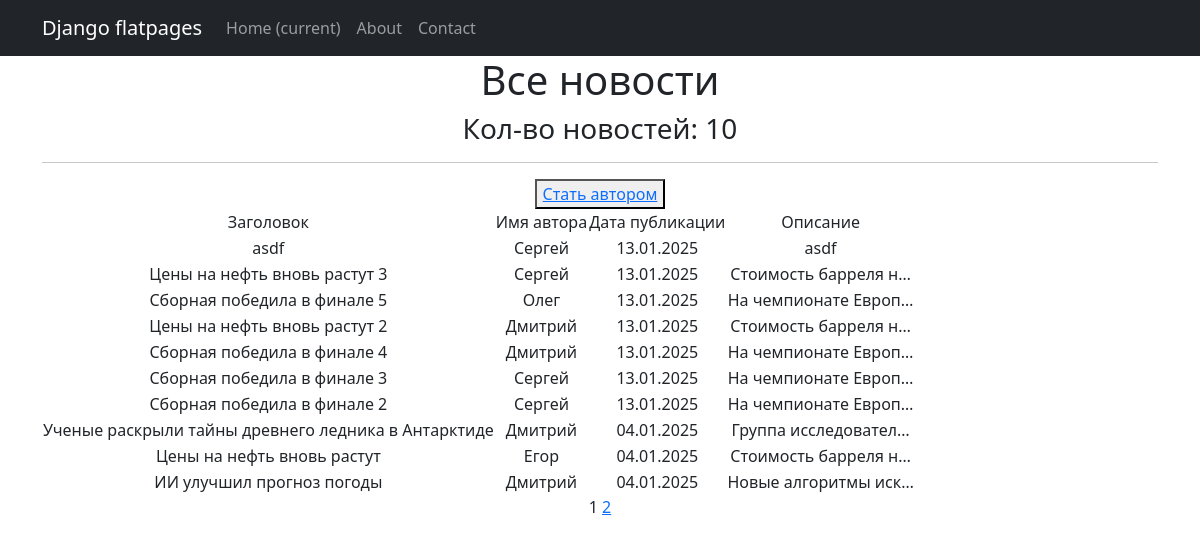
The page /news/ on the database as committed earlier.
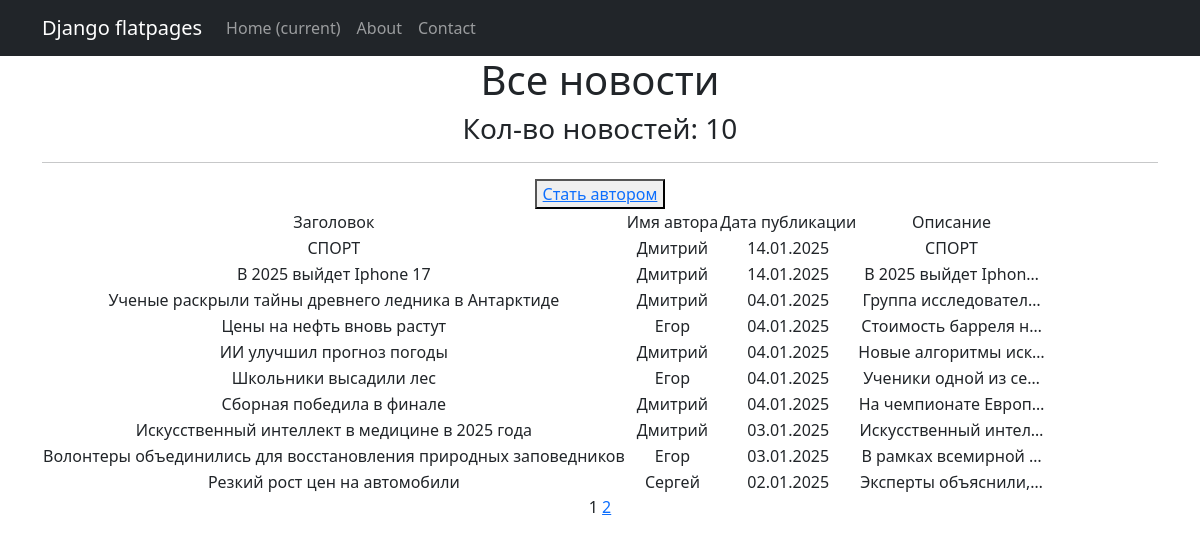
The same page on the database as committed later.
### models_app/models.py (models this page shows, shortened)
class Post(models.Model):
    ARTICLE = 'AR'
    NEWS = 'NW'
    POST_TYPE_CHOICES = [
        (ARTICLE, 'Article'),
        (NEWS, 'News'),
    ]
    author = models.ForeignKey(Author, on_delete=models.CASCADE, related_name='posts')
    post_type = models.CharField(max_length=2, choices=POST_TYPE_CHOICES, default=ARTICLE)
    created_at = models.DateTimeField(auto_now_add=True)
    categories = models.ManyToManyField(Category, related_name='posts')
    title = models.CharField(max_length=255)
    content = models.TextField()
    rating = models.IntegerField(default=0)

class Author(models.Model):
    user = models.OneToOneField(User, on_delete=models.CASCADE)
    rating = models.IntegerField(default=0)

### models_app/views.py (the view)
# urls.py: path('news/', NewsList.as_view(), name='news_list'),
class NewsList(ListView):
    model = Post
    queryset = Post.objects.filter(post_type='NW').order_by('-created_at')
    template_name = 'news_list.html'
    context_object_name = 'news_list'
    paginate_by = 10
    def get_context_data(self, **kwargs):
        context = super().get_context_data(**kwargs)
        context['is_not_premium'] = not self.request.user.groups.filter(name='authors').exists()
        return context

### models_app/templatetags/custom_filters.py (called while the page is built)
@register.filter()
def censor(string):
    bad_words = ["убийство", "фальсификация", "хакеры"]
    if not isinstance(string, str):
        raise ValueError("Фильтр 'censor' можно применять только к строкам.")
    cleaned_string = ''.join(char for char in string if char.isalnum() or char.isspace()) #очистка строки от спец символов (!,$, и т.д.)
    words = cleaned_string.split()
    for word in words:
        if word.lower() in bad_words:
            censored_word = word[0] + "*" * (len(word) - 1)
            string = string.replace(word, censored_word)
    return string

@register.simple_tag(takes_context=True)
def url_replace(context, **kwargs):
   d = context['request'].GET.copy()
   for k, v in kwargs.items():
       d[k] = v
   return d.urlencode()

### templates/news_list.html (shortened to what this page needs)
{% extends 'flatpages/default.html' %}
{% load custom_filters %}
{% block content %}
<h1> Все новости </h1>
<h3> Кол-во новостей: {{ news_list|length }} </h3>
<hr>
{% if is_not_premium %}
<button> <a href="/sign/upgrade/"> Стать автором</a> </button>
{% endif %}
{% if news_list %}
    <table>
           <tr>
               <td>Заголовок</td>
               <td>Имя автора</td>
               <td>Дата публикации</td>
               <td>Описание</td>
           </tr>
           {% for news in news_list %}
           <tr>
               <td>{{ news.title|censor }}</td>
               <td>{{ news.author.user.first_name }}</td>
               <td>{{ news.created_at|date:'d.m.Y' }}</td>
               <td>{{ news.content|censor|truncatechars:20 }}</td>
           </tr>
           {% endfor %}
       </table>
{% else %}
    <h2> Новостей нет! </h2>
{% endif %}
   {{ page_obj.number }}
   {% if page_obj.has_next %}
       <a href="?{% url_replace page=page_obj.next_page_number %}">{{ page_obj.next_page_number }}</a>
   {% endif %}
{% endblock content %}

Rows that differ between the two databases and show on the page:
removed Post: title|censor "asdf", author.user.first_name "Сергей", created_at "13.01.2025", content|censor "asdf"
removed Post: title|censor "Цены на нефть вновь растут 3", author.user.first_name "Сергей", created_at "13.01.2025", content|censor "Стоимость барреля н…"
removed Post: title|censor "Сборная победила в финале 5", author.user.first_name "Олег", created_at "13.01.2025", content|censor "На чемпионате Европ…"
removed Post: title|censor "Цены на нефть вновь растут 2", author.user.first_name "Дмитрий", created_at "13.01.2025", content|censor "Стоимость барреля н…"
removed Post: title|censor "Сборная победила в финале 4", author.user.first_name "Дмитрий", created_at "13.01.2025", content|censor "На чемпионате Европ…"
removed Post: title|censor "Сборная победила в финале 3", author.user.first_name "Сергей", created_at "13.01.2025", content|censor "На чемпионате Европ…"
removed Post: title|censor "Сборная победила в финале 2", author.user.first_name "Сергей", created_at "13.01.2025", content|censor "На чемпионате Европ…"
added Post: title|censor "СПОРТ", author.user.first_name "Дмитрий", created_at "14.01.2025", content|censor "СПОРТ"
added Post: title|censor "В 2025 выйдет Iphone 17", author.user.first_name "Дмитрий", created_at "14.01.2025", content|censor "В 2025 выйдет Iphon…"
now on this page (row unchanged): Post: title|censor "Школьники высадили лес", author.user.first_name "Егор", created_at "04.01.2025", content|censor "Ученики одной из се…"
now on this page (row unchanged): Post: title|censor "Сборная победила в финале", author.user.first_name "Дмитрий", created_at "04.01.2025", content|censor "На чемпионате Европ…"
now on this page (row unchanged): Post: title|censor "Искусственный интеллект в медицине в 2025 года", author.user.first_name "Дмитрий", created_at "03.01.2025", content|censor "Искусственный интел…"
now on this page (row unchanged): Post: title|censor "Волонтеры объединились для восстановления природных заповедников", author.user.first_name "Егор", created_at "03.01.2025", content|censor "В рамках всемирной …"
now on this page (row unchanged): Post: title|censor "Резкий рост цен на автомобили", author.user.first_name "Сергей", created_at "02.01.2025", content|censor "Эксперты объяснили,…"
